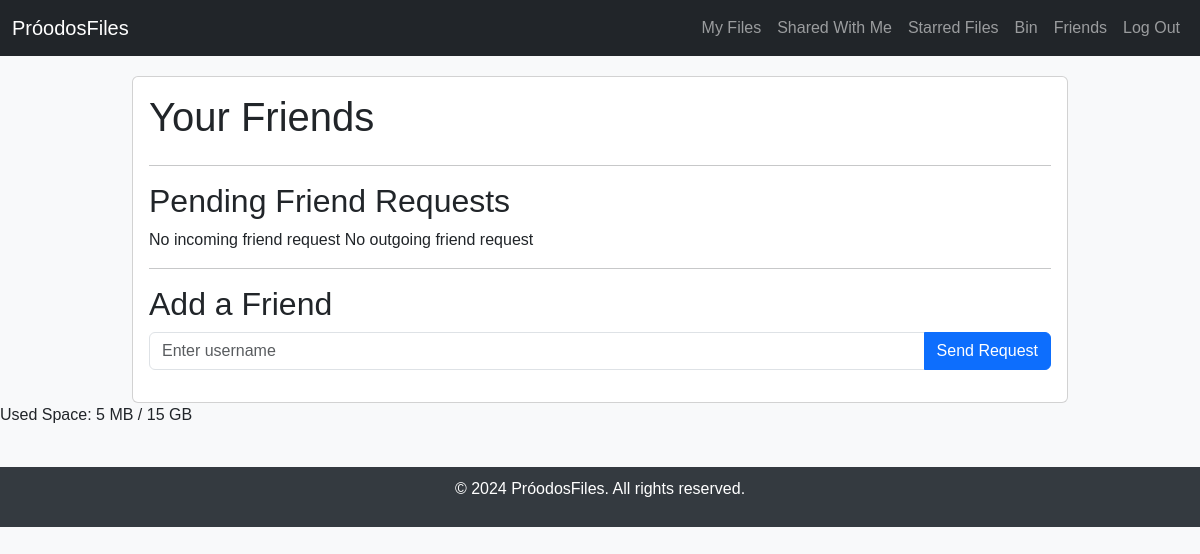
The page /account/friends/ (signed in) on the database as committed earlier.
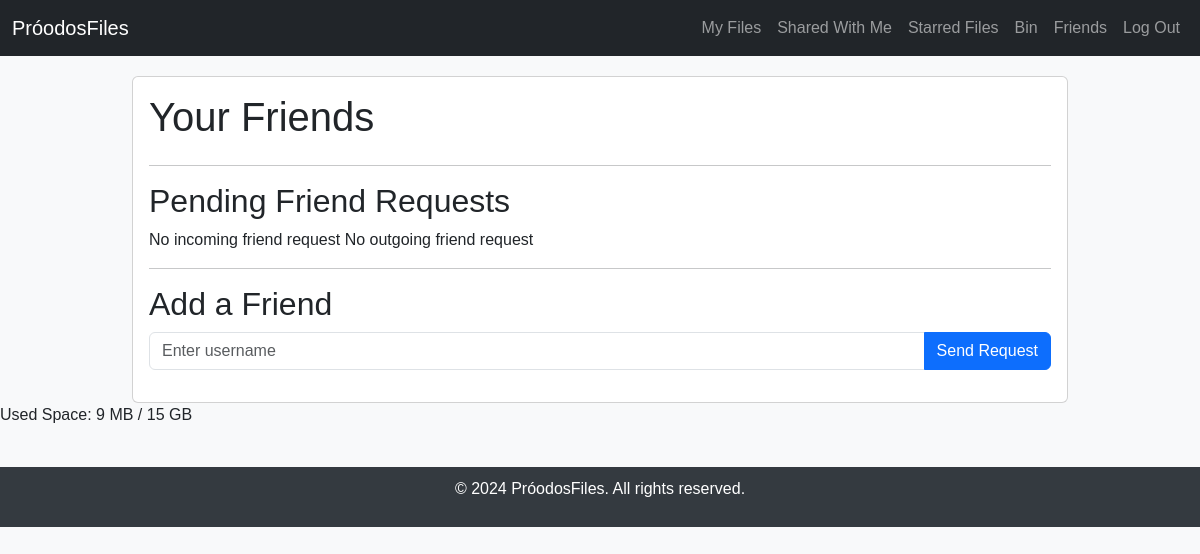
The same page on the database as committed later.
### user_management/models.py (models this page shows, shortened)
class CustomUser(AbstractUser):
    id = models.UUIDField(default=uuid.uuid4, primary_key=True, editable=False)
    starred_files = models.ManyToManyField('file_management.File', blank=True)
    starred_folders = models.ManyToManyField('folder_management.Folder', blank=True)
    username = models.CharField(
        max_length=150,
        unique=True,
        help_text='Required. Letters, digits, and spaces only. Max 150 characters',
        validators=[],
        error_messages={
            'unique': "A user with that username already exists.",
        },
    )
    full_name = models.CharField(
        max_length=255,
        help_text='Required field. ',
        validators=[],
    )
    email = models.EmailField(
        max_length=254,
        unique=True,
        help_text='Email is required.',
        validators=[],
        error_messages={
            'unique': 'This email has already been registered',
        },
    )
    quota = models.BigIntegerField(default=15 * 1024 * 1024 * 1024)
    used_space = models.BigIntegerField(default=0)
    objects = CustomUserManager()

### user_management/views.py (the view)
# urls.py: path('friends/', views.friends_list, name='friends_list'),
@login_required
def friends_list(request):
    friends = request.user.friends.all()
    from_friend_requests = request.user.received_requests.all()
    to_friend_requests = request.user.sent_requests.all()
    return render(request, 'friends_list.html', {'friends': friends, 'from_friend_requests': from_friend_requests, 'to_friend_requests': to_friend_requests, 'user': request.user})

### folder_management/templatetags/filesizetags.py (called while the page is built)
@register.filter
def human_readable_size(value):
    try:
        value = int(value)
    except (TypeError, ValueError):
        return value
    for unit in ['bytes', 'KB', 'MB', 'GB', 'TB']:
        if value < 1024:
            return f"{value} {unit}"
        value //= 1024
    return f"{value} PB"

### templates/friends_list.html (shortened to what this page needs)
{% extends 'base.html' %}
{% block content %}
<div class="card">
    <div class="card-body">
        <h1 class="card-title">Your Friends</h1>
        <hr>
        <h2>Pending Friend Requests</h2>
        <ul class="list-group">
            {% for request in from_friend_requests %}
            <li class="list-group-item d-flex justify-content-between align-items-center">
                {{ request.from_user.username }}
                <span>
                    <a href="{% url 'accept_friend_request' request.id %}" class="btn btn-success btn-sm">Accept</a>
                    <a href="{% url 'decline_friend_request' request.id %}" class="btn btn-danger btn-sm">Decline</a>
                </span>
            </li>
            {% empty %}
            <tr>
                <td colspan="3" class="text-center">No incoming friend request</td>
            </tr>
            {% endfor %}
            {% for request in to_friend_requests %}
            <li class="list-group-item d-flex justify-content-between align-items-center">
                {{ request.to_user.username }}
                <span>
                    <a href="{% url 'decline_friend_request' request.id %}" class="btn btn-danger btn-sm">Cancel</a>
                </span>
            </li>
            {% empty %}
            <tr>
                <td colspan="3" class="text-center">No outgoing friend request</td>
            </tr>
            {% endfor %}
        </ul>
        <hr>
        <h2>Add a Friend</h2>
        <form method="post" action="{% url 'send_friend_request' %}">
            <div class="input-group mb-3">
                <input type="text" class="form-control" name="username" placeholder="Enter username" required>
                <button class="btn btn-primary" type="submit">Send Request</button>
            </div>
        </form>
    </div>
</div>
{% endblock %}

### templates/base.html (shortened to what this page needs)
{% load filesizetags %}
<!DOCTYPE html>
<html lang="en">
<head>
    <link href="https://cdn.jsdelivr.net/npm/bootstrap@5.3.0/dist/css/bootstrap.min.css" rel="stylesheet">
</head>
<body>
    <nav class="navbar navbar-expand-lg navbar-dark bg-dark">
        <div class="container-fluid">
            <a class="navbar-brand" href="{% url 'homepage' %}">PróodosFiles</a>
            <div class="collapse navbar-collapse" id="navbarNav">
                <ul class="navbar-nav ms-auto">
                    <li class="nav-item">
                        <a class="nav-link" href="{% url 'my_files' %}">My Files</a>
                    </li>
                    <li class="nav-item">
                        <a class="nav-link" href="{% url 'shared_items' %}">Shared With Me</a>
                    </li>
                    <li class="nav-item">
                        <a class="nav-link" href="{% url 'starred_items' %}">Starred Files</a>
                    </li>
                    <li class="nav-item">
                        <a class="nav-link" href="{% url 'binned_view' %}">Bin</a>
                    </li>
                    <li class="nav-item">
                        <a class="nav-link" href="{% url 'friends_list' %}">Friends</a>
                    </li>
                    <li class="nav-item">
                        <form action="{% url 'logout' %}" method="post">
                            <button type="submit" class="nav-link">Log Out</button>
                          </form>
                    </li>
                </ul>
            </div>
        </div>
    </nav>
    <div class="container">
        {% block content %}
        {% endblock %}
    </div>
    <p>Used Space: {{request.user.used_space|human_readable_size}} / {{request.user.quota|human_readable_size}}</p>
    <footer>
        <p>&copy; 2024 PróodosFiles. All rights reserved.</p>
    </footer>
</body>
</html>

Rows that differ between the two databases and show on the page:
changed CustomUser "15 GB": user.used_space|human_readable_size "5 MB" → "9 MB"
